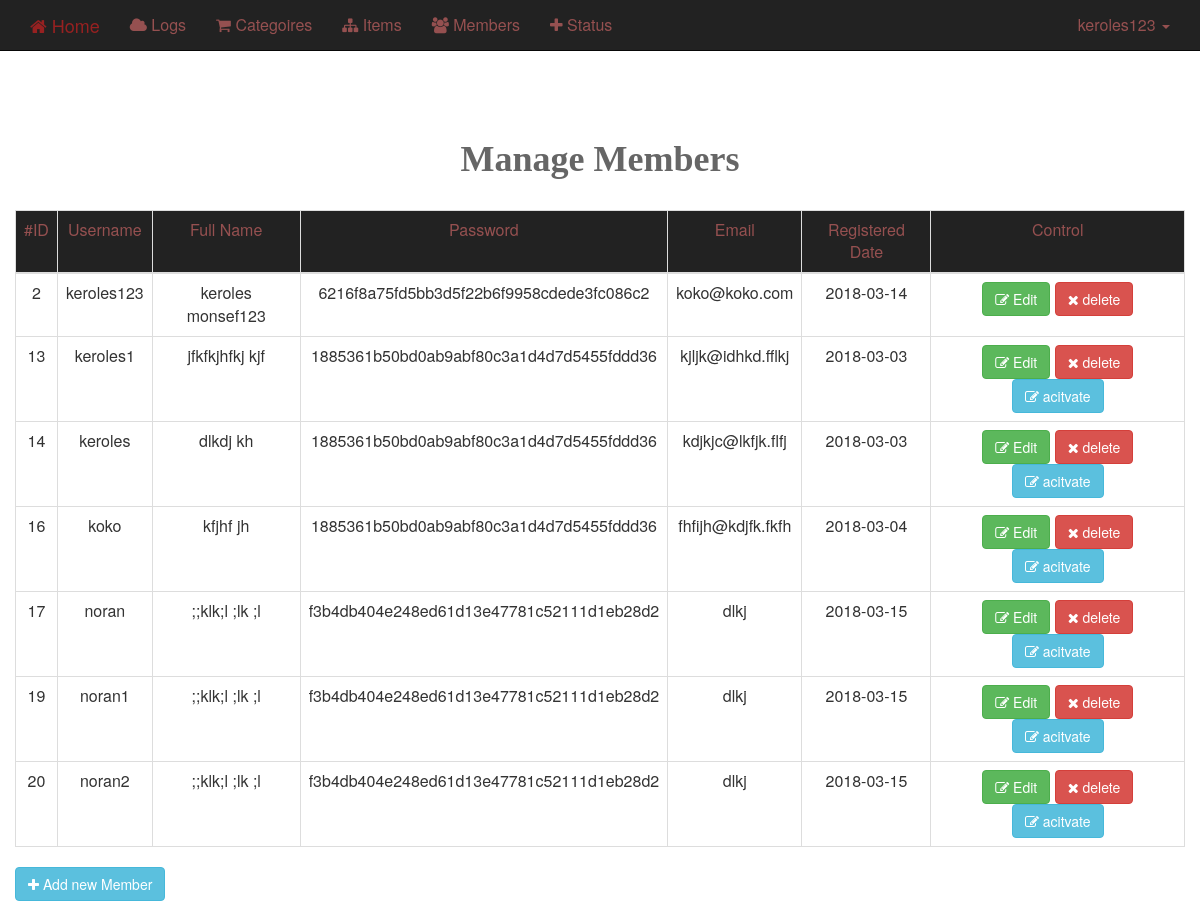
The page /admin/home.php (signed in) on the database its author committed.
### tables this page shows
CREATE TABLE `users` (
  `id` int(11) NOT NULL,
  `username` varchar(255) NOT NULL,
  `password` varchar(255) NOT NULL,
  `email` varchar(255) NOT NULL,
  `date` date NOT NULL,
  `groupid` tinyint(1) NOT NULL DEFAULT '0',
  `truststatus` tinyint(1) NOT NULL DEFAULT '0',
  `fallname` varchar(255) NOT NULL,
  `regstatus` tinyint(1) NOT NULL DEFAULT '0'
);

### admin/home.php (the view, shortened to what this page needs)
<?php
include 'connect_dp.php';
if(isset( $_SESSION['username'] )){
	include 'temp/thehead.php';
	include 'temp/navbar.php';
	$action = (isset($_GET['do'])) ? $_GET['do'] : 'manage' ;
	if($action=='manage'){
	?>
		<div class="container-fluid">
			<div class="table-responsive ">
				<h1 class="text-center">Manage Members</h1>
				<div class="kero">
				<table class="manage-table table table-bordered">
					<thead class="text-center">
						<td>#ID</td>
						<td>Username</td>
						<td>Full Name</td>
						<td>Password</td>
						<td>Email</td>
						<td>Registered Date</td>
						<td>Control</td>
					</thead>
					<tbody>
						<?php
						$query='';
						$sql='SELECT * FROM users '.$query;
						$res=$con->query($sql);
						foreach ($res as $key) {?>
							<tr>
								<td><?php echo $key['id']; ?></td>
								<td><?php echo $key['username']; ?></td>
								<td><?php echo $key['fallname']; ?></td>
								<td><?php echo $key['password']; ?></td>
								<td><?php echo $key['email']; ?></td>
								<td><?php echo $key['date']; ?></td>
								<td>
									<a class="btn btn-success" href="?do=edit&id=<?php echo($key['id'])?>"><i class="fa fa-edit"></i> Edit</a>
									<a class="btn btn-danger confirm" href="?do=delete&id=<?php echo($key['id'])?>"><i class="fa fa-close"></i> delete</a>
									<?php if ($key['regstatus']==0) {
										echo '<a class="btn btn-info" href="?do=activate&id='.$key["id"].'"><i class="fa fa-edit"></i> acitvate</a>';
									} ?>
								</td>
							</tr>
<?php
						}
?>
					</tbody>
				</table>
			</div>
			</div>
			<a class="btn btn-info" href="home.php?do=add"><i class="fa fa-plus"></i> Add new Member</a>
		</div>
	<?php }
?>
<?php
	include 'temp/thetail.php';
}
else{
	header('location:index.php');
	die();
}
?>

### admin/css/style.css (style rules this page uses)
body { font-size: 16px; padding-top: 120px; }
.manage-table thead td { background-color: #222222; color: #955050; }
.table-responsive h1 { margin-bottom: 30px; font-weight: 900; color: #666; font-family: 'Forte'; }
.manage-table thead,.manage-table tr { text-align: center; }

### rows shown on the page
users: id "2", username "keroles123", fallname "keroles monsef123", password "6216f8a75fd5bb3d5f22b6f9958cdede3fc086c2", email "koko@koko.com", date "2018-03-14"
users: id "13", username "keroles1", fallname "jfkfkjhfkj kjf", password "1885361b50bd0ab9abf80c3a1d4d7d5455fddd36", email "kjljk@idhkd.fflkj", date "2018-03-03"
users: id "14", username "keroles", fallname "dlkdj kh", password "1885361b50bd0ab9abf80c3a1d4d7d5455fddd36", email "kdjkjc@lkfjk.flfj", date "2018-03-03"
users: id "16", username "koko", fallname "kfjhf jh", password "1885361b50bd0ab9abf80c3a1d4d7d5455fddd36", email "fhfijh@kdjfk.fkfh", date "2018-03-04"
users: id "17", username "noran", fallname ";;klk;l ;lk ;l", password "f3b4db404e248ed61d13e47781c52111d1eb28d2", email "dlkj", date "2018-03-15"
users: id "19", username "noran1", fallname ";;klk;l ;lk ;l", password "f3b4db404e248ed61d13e47781c52111d1eb28d2", email "dlkj", date "2018-03-15"
users: id "20", username "noran2", fallname ";;klk;l ;lk ;l", password "f3b4db404e248ed61d13e47781c52111d1eb28d2", email "dlkj", date "2018-03-15"

### other values the page prints
$_SESSION['username'] "keroles123"
